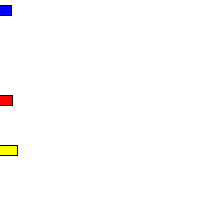
Frame 1 (no input)
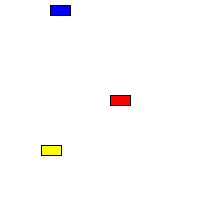
Frame 60 (the mouse pressed at the canvas centre just before this capture)
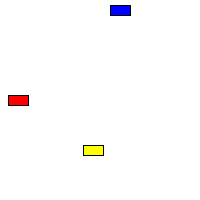
Frame 120 (the mouse held since frame 60 and released just before this capture)

The Processing sketch that drew these frames (run headless with seeded random() and noise(); from frame 60 on, the mouse is pressed at the canvas centre):

// Processing sketch: processing_105739
// ── processing_105739.pde

// http://processing.org/tutorials/objects/
//Connor Novak
//Driving Cars
//2013/8/5
 
// Example: Two Car objects
Car myCar1;
Car myCar2; // Two objects!
Car myCar3;
 
void setup() {
  size(200,200);
  // Parameters go inside the parentheses when the object is constructed.
  myCar1 = new Car(color(255,0,0),0,100,2,1); 
  myCar2 = new Car(color(0,0,255),0,10,1,1);
  myCar3 = new Car(color(255,255,0),10,150,3,-1);
}
 
void draw() {
  background(255);
  myCar1.drive();
  myCar1.display();
  myCar2.drive();
  myCar2.display();
  myCar3.drive();
  myCar3.display();
}
 
// Even though there are multiple objects, we still only need one class. 
// No matter how many cookies we make, only one cookie cutter is needed.
class Car { 
  color c;
  float xpos;
  float ypos;
  float xspeed;
  float direction;
 
  // The Constructor is defined with arguments.
  Car(color tempC, float tempXpos, float tempYpos, float tempxspeed, int tempdirection) { 
    c = tempC;
    xpos = tempXpos;
    ypos = tempYpos;
    xspeed = tempxspeed;
    direction = tempdirection;
  }
 
  void display() {
    stroke(0);
    fill(c);
    rectMode(CENTER);
    rect(xpos,ypos,20,10);
  }
 
  void drive() {
    if (direction > 0) {
    xpos = xpos + xspeed;
    if (xpos > width + 10) {
      xpos = -10;
      }
    }
    else {
      xpos = xpos - xspeed;
      if (xpos < -10) {
        xpos = width + 10;
      }
  }
}
}
